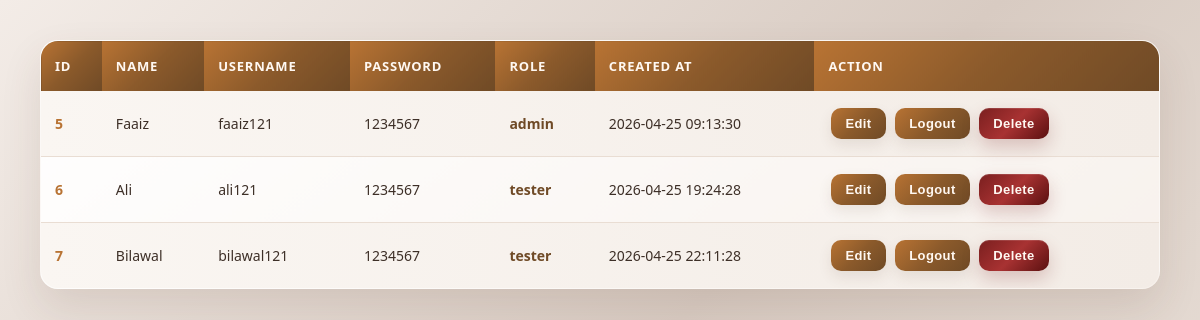
/users/list.php, run on the app's committed database.
### tables this page shows
CREATE TABLE `users` (
  `id` int(11) NOT NULL,
  `name` varchar(100) NOT NULL,
  `username` varchar(50) NOT NULL,
  `password` varchar(255) NOT NULL,
  `role` varchar(20) NOT NULL,
  `created_at` timestamp NOT NULL DEFAULT current_timestamp()
);

### users/list.php (the view, shortened to what this page needs)
<?php
include "../lab-system/db.php";
$query = "SELECT * FROM users";
$result = mysqli_query($conn, $query);
?>
<!DOCTYPE html>
<html lang="en">
<head>
</head>
<body>
    <table>
        <tr>
            <th>ID</th>
            <th>Name</th>
            <th>Username</th>
            <th>Password</th>
            <th>Role</th>
            <th>Created At</th>
            <th>Action</th>
        </tr>
        <?php
        while($row = mysqli_fetch_assoc($result)){
        ?>
            <tr>
                <td><?php echo $row['id']; ?></td>
                <td><?php echo $row['name']; ?></td>
                <td><?php echo $row['username']; ?></td>
                <td><?php echo $row['password']; ?></td>
                <td><?php echo $row['role']; ?></td>
                <td><?php echo $row['created_at']; ?></td>
                <td>
                    <a href="edit.php?id=<?php echo $row['id']; ?>"><button>Edit</button></a>
                    <a href="../lab-system/logout.php?id=<?php echo $row['id']; ?>"><button>Logout</button></a>
                    <a href="delete.php?id=<?php echo $row['id']; ?>"><button>Delete</button></a>
                </td>
            </tr>
        <?php
        }
        ?>
    </table>
</body>
</html>

### users/list.php (style rules this page uses)
* { margin:0; padding:0; box-sizing:border-box; }
body { font-family:'Segoe UI', sans-serif; background:linear-gradient(135deg,#f3ece7,#d8cbc2,#eee6df); min-height:100vh; padding:40px; color:#2f241e; }
table { width:100%; border-collapse:collapse; background:linear-gradient(145deg,#ffffff,#f7f1ec); border-radius:18px; overflow:hidden; border:1px solid rgba(184,115,51,0.18); box-shadow: 0 18px 40px rgba(90,60,40,0.12), inset 0 1px 0 rgba(255,255,255,0.8); animation:rise 0.55s ease; }
table th { background:linear-gradient(135deg,#b87333,#8b5a2b,#6f4a26); color:#fff8f2; padding:16px 14px; text-align:left; font-size:13px; font-weight:700; text-transform:uppercase; letter-spacing:0.8px; }
table td { padding:14px; font-size:14px; color:#3d2f27; border-bottom:1px solid #e9ddd3; transition:0.25s; }
table tr:nth-child(even) { background:linear-gradient(90deg,#faf6f2,#f3ece6); }
table td:nth-child(1) { color:#b87333; font-weight:700; }
table td:nth-child(5) { font-weight:600; color:#6f4a26; }
td a { text-decoration:none; }
td a button { padding:8px 14px; margin:3px; border:none; border-radius:10px; font-size:13px; font-weight:700; letter-spacing:0.4px; cursor:pointer; color:#fff8f2; transition:0.25s; box-shadow:0 6px 14px rgba(90,60,40,0.10); }
td a:nth-child(1) button { background:linear-gradient(135deg,#b87333,#8b5a2b,#6f4a26); }
td a:nth-child(2) button { background:linear-gradient(135deg,#b87333,#8b5a2b,#6f4a26); }
td a:nth-child(3) button { background:linear-gradient(135deg,#7a1f1f,#a83232,#5a1010); box-shadow: 0 8px 18px rgba(122,31,31,0.22), inset 0 1px 0 rgba(255,255,255,0.12); }
table tr:last-child td { border-bottom:none; }

### data on the page
users: id "5", name "Faaiz", username "faaiz121", password "1234567", role "admin", created_at "2026-04-25 09:13:30"
users: id "6", name "Ali", username "ali121", password "1234567", role "tester", created_at "2026-04-25 19:24:28"
users: id "7", name "Bilawal", username "bilawal121", password "1234567", role "tester", created_at "2026-04-25 22:11:28"
